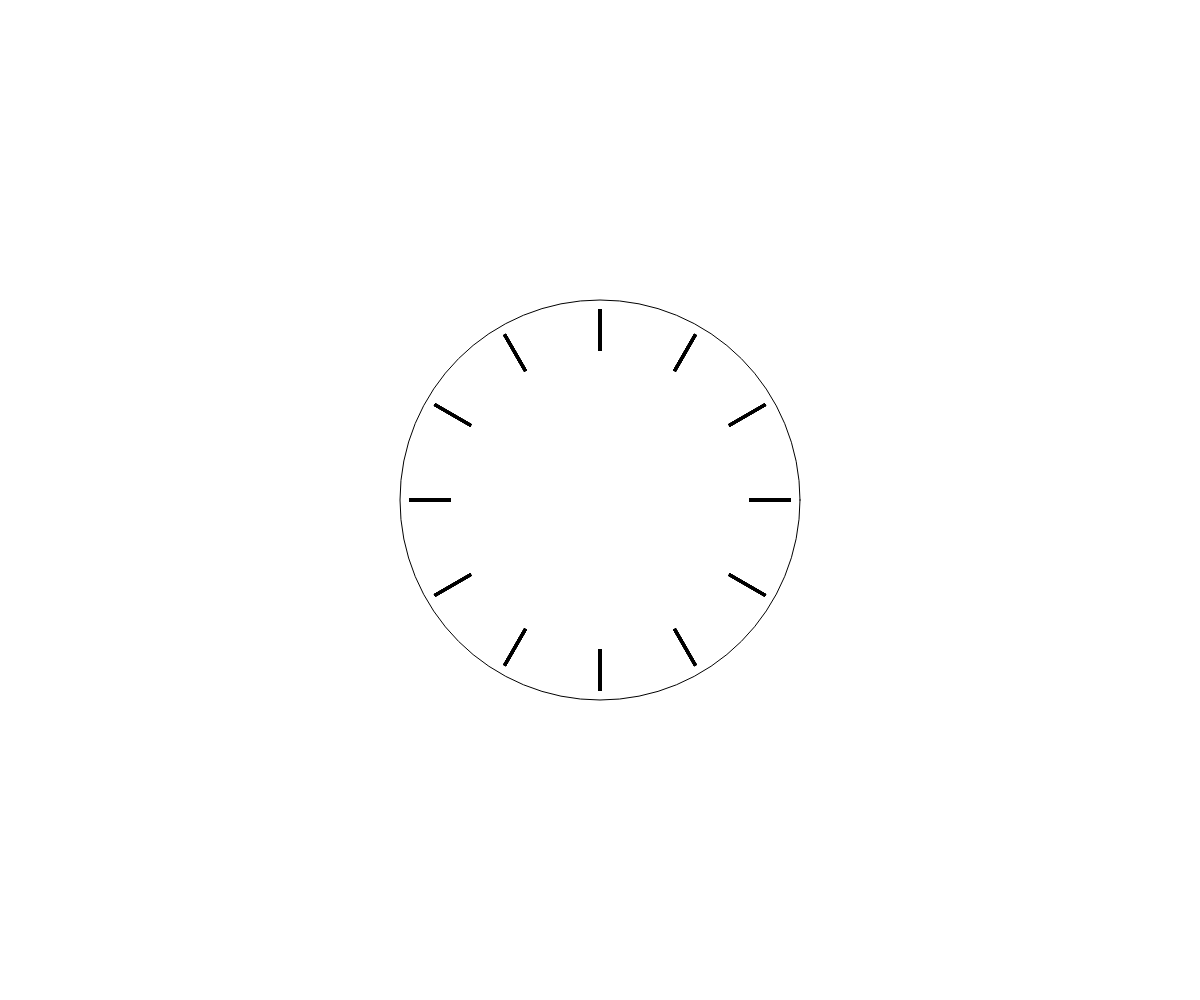
Frame 1 (no input)
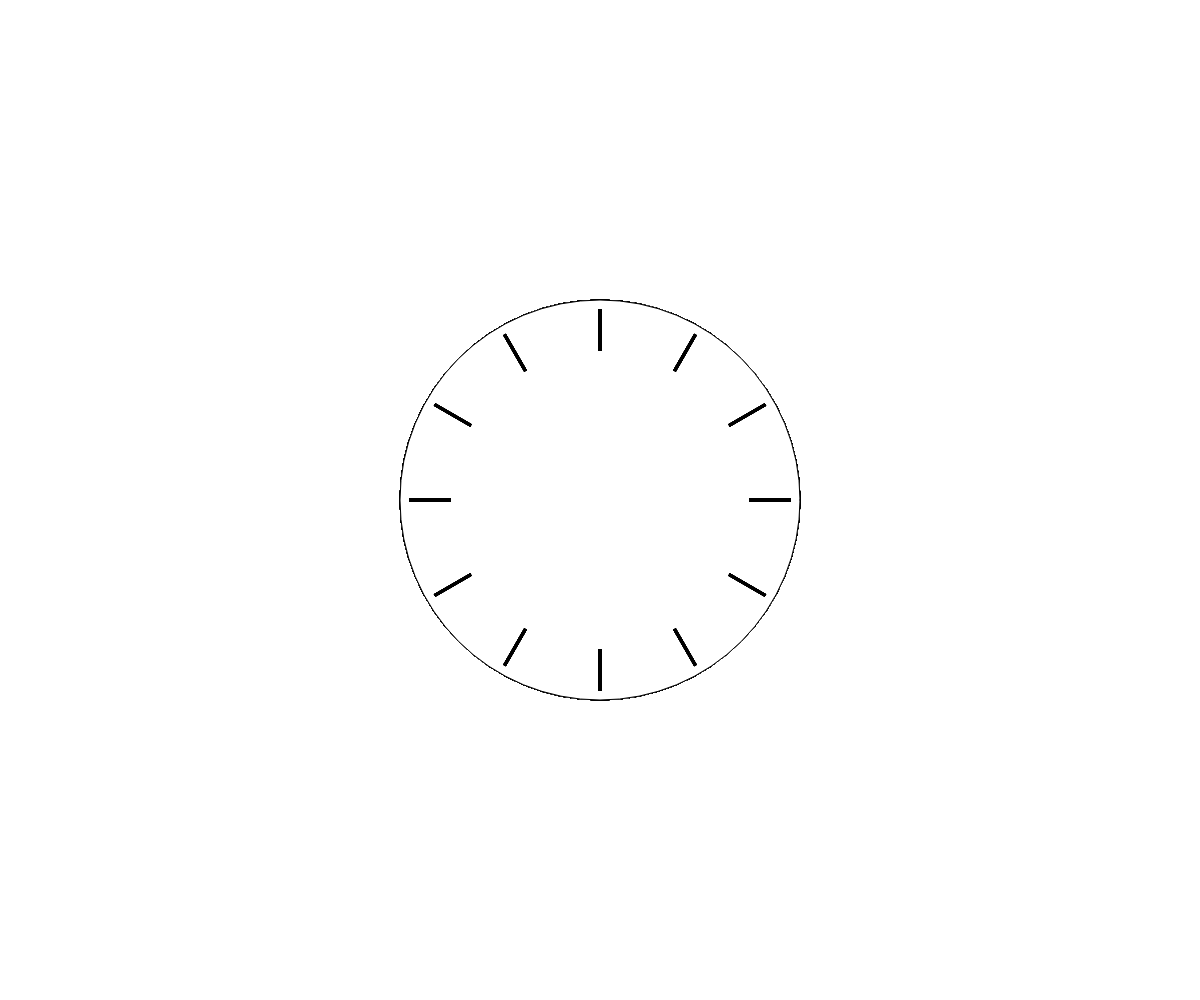
Frame 60 (no input)
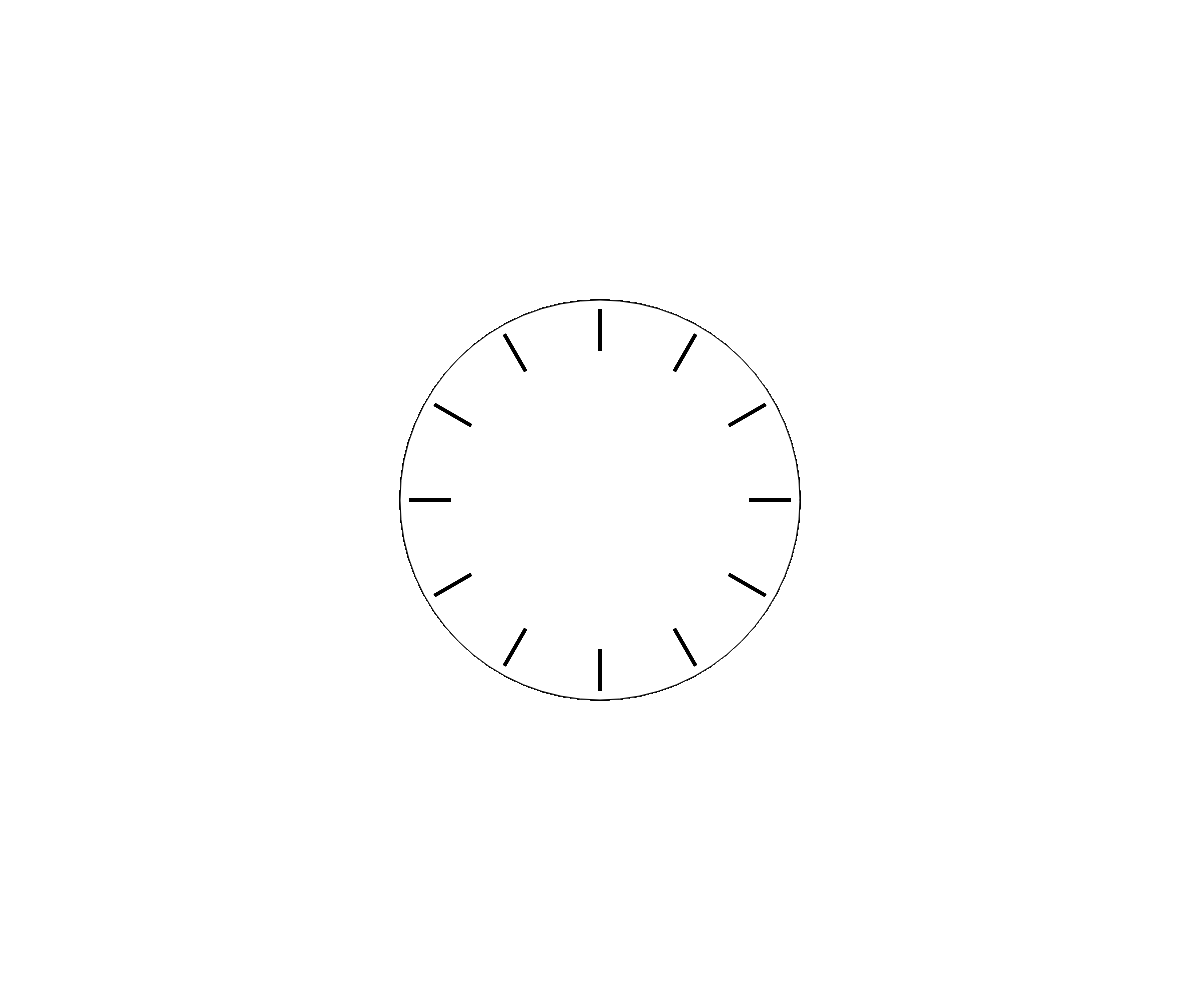
Frame 120 (the mouse pressed at the canvas centre since frame 60)

The p5.js sketch that drew these frames (run headless with seeded random() and noise() and a simulated clock; from frame 60 on, the mouse is pressed at the canvas centre):

// p5.js sketch
// ── sketch.js
// Project Title
// Your Name
// Date
//
// Extra for Experts:
// - describe what you did to take this project "above and beyond"


function setup() {
  createCanvas(windowWidth, windowHeight);
}

function draw() {
  strokeWeight(1);
  ellipse(width/2, height/2, 400, 400);

  push();
  translate(width/2, height/2);

  rectMode(CENTER);
  strokeWeight(2);
  for (let i = 0; i < 60; i++){
    rect(0, -170, 1, 40);
    rotate(radians(30));
  }
  for (let i = 0; i < 60; i++){
    rect(0, -170, 1, 40);
    rotate(radians(30));
  }
}
